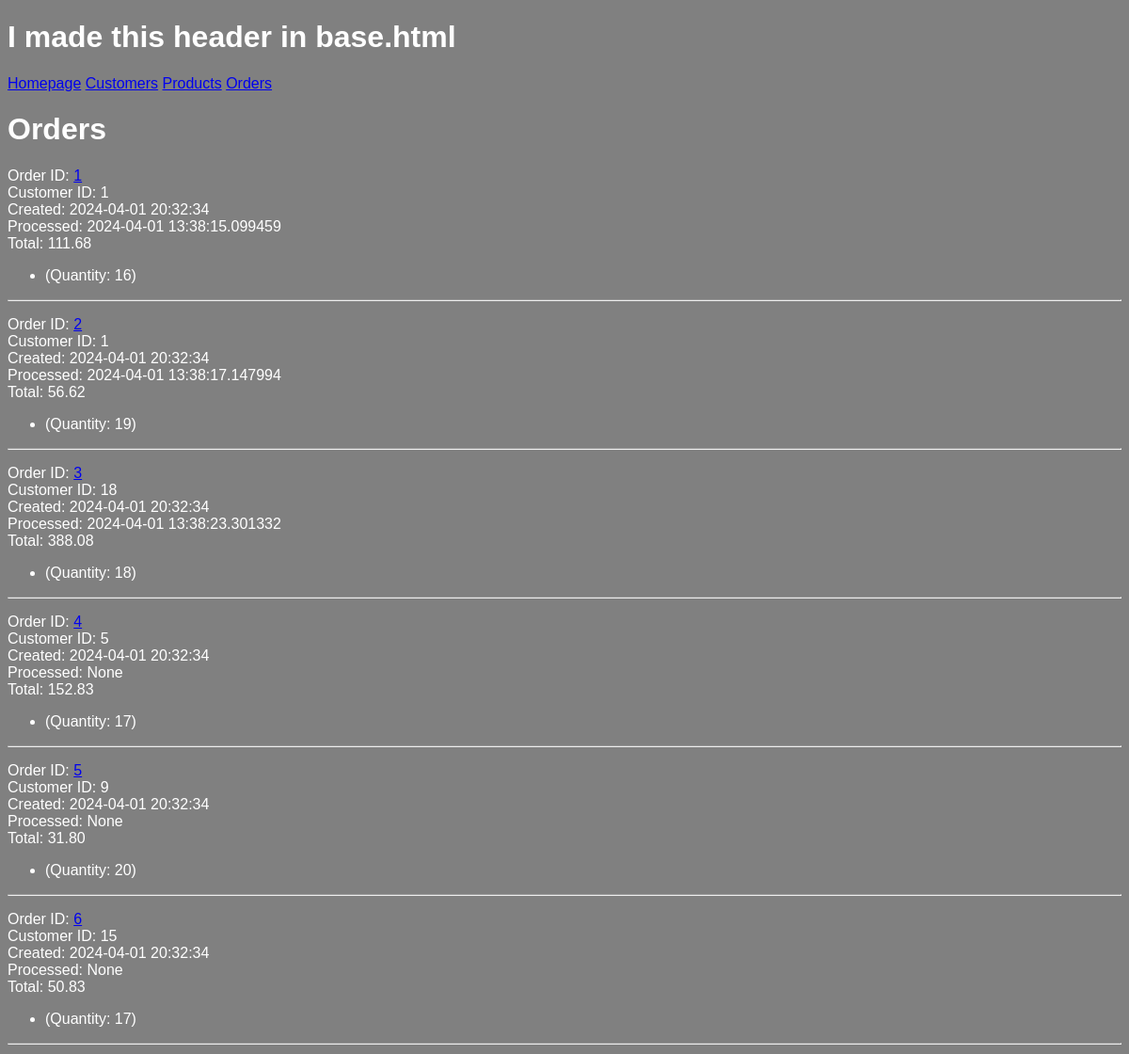
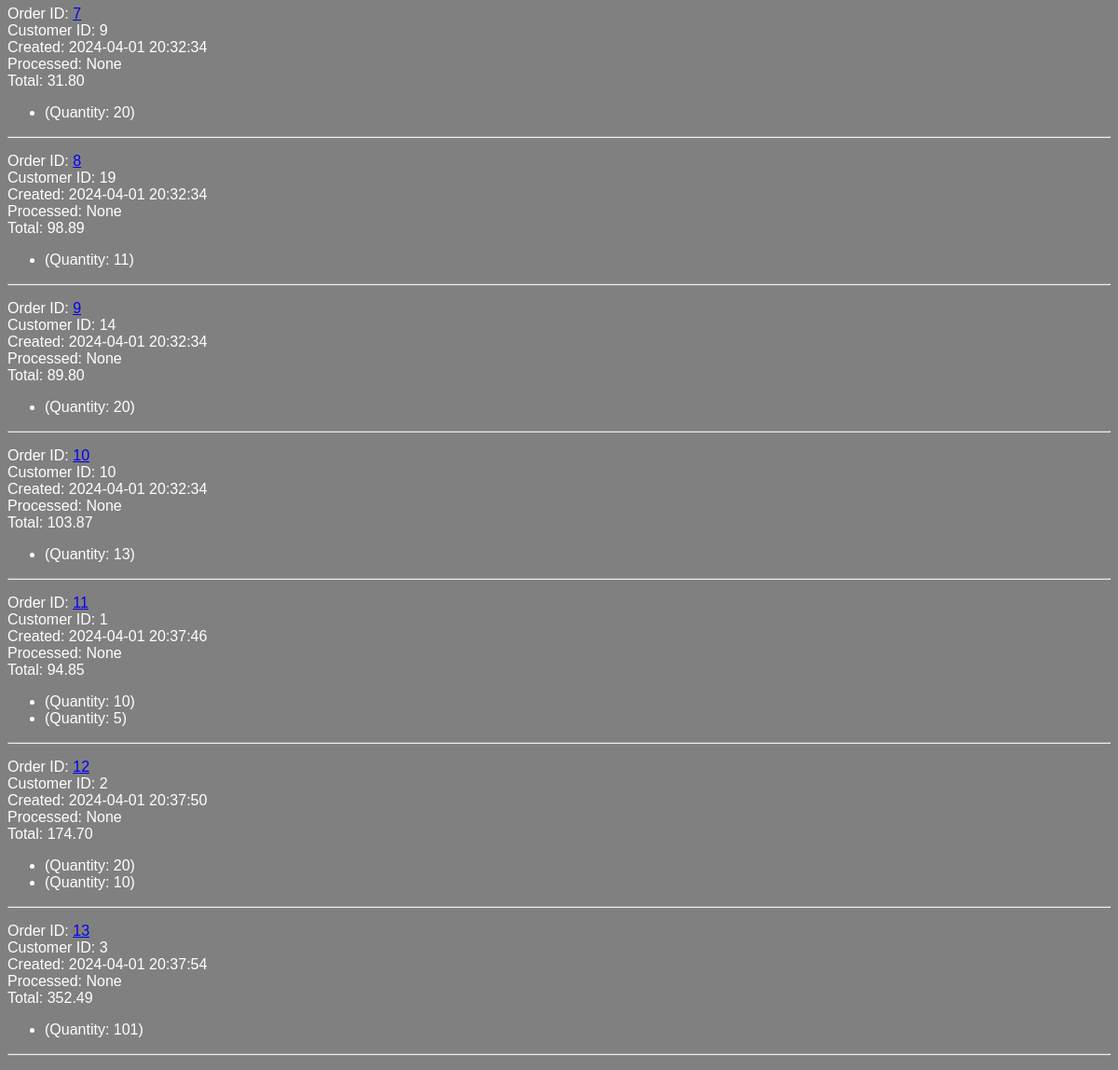
The page /orders on the database as committed earlier (2 pictures, top to bottom).
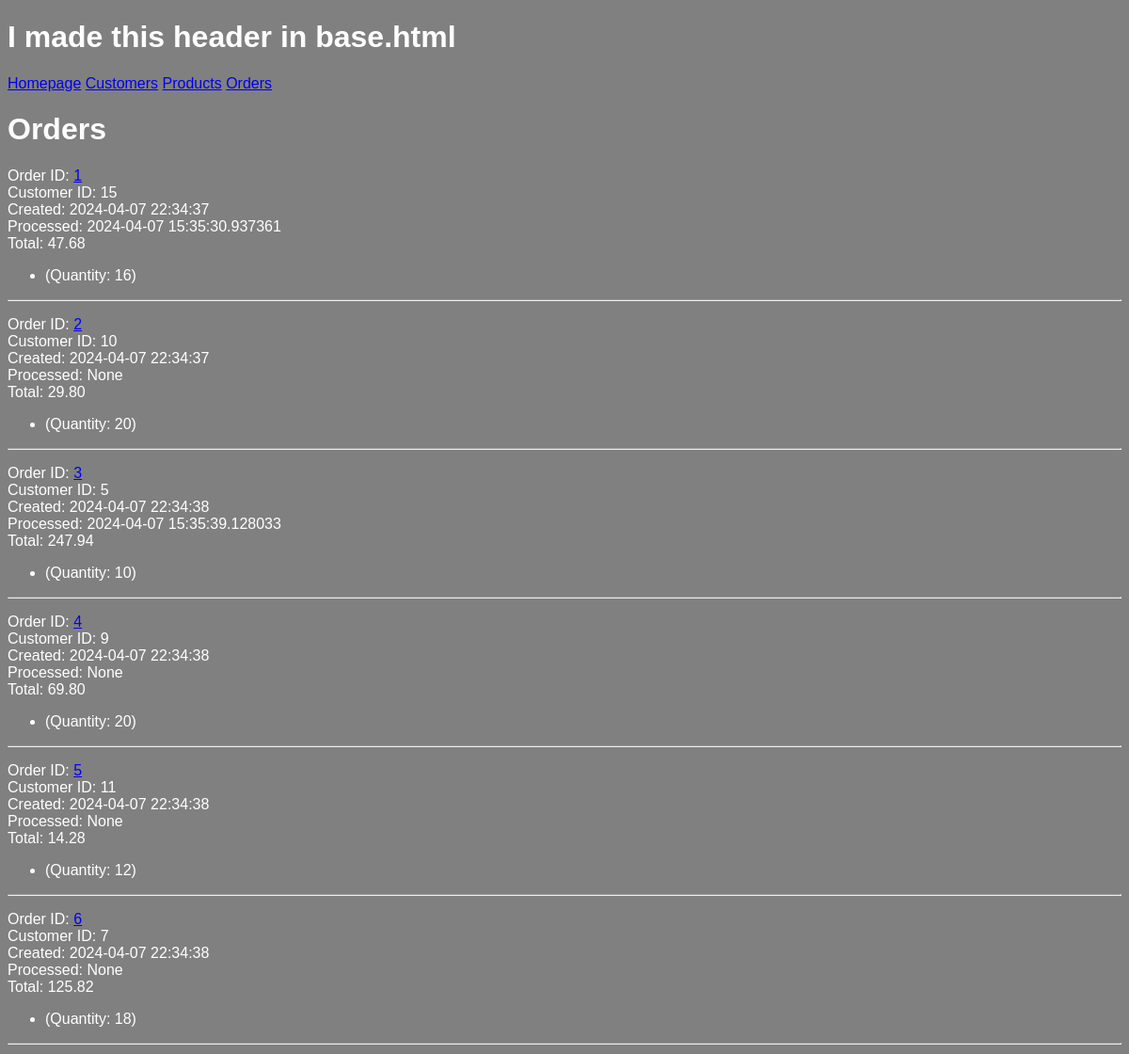
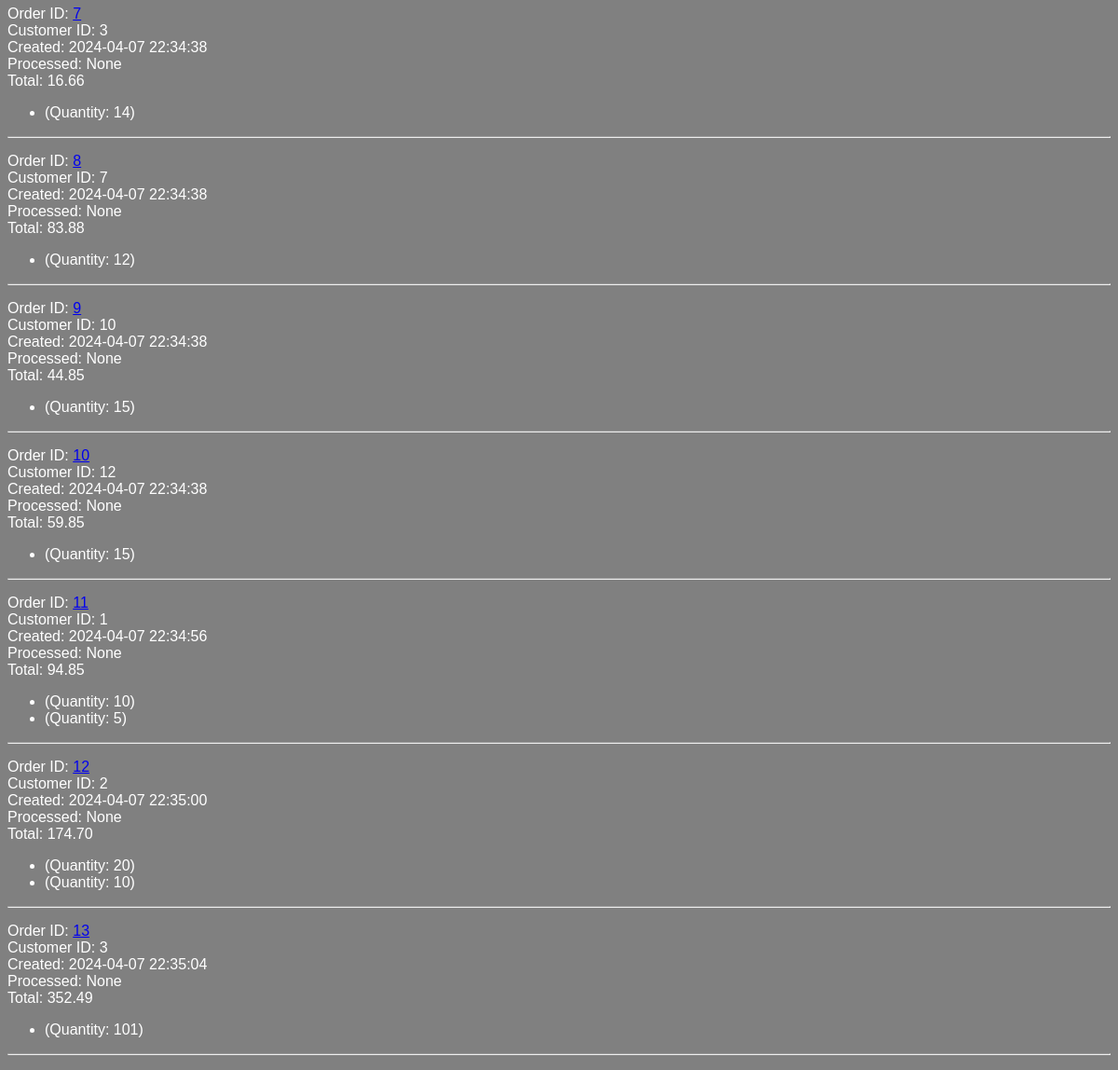
The same page on the database as committed later (2 pictures, top to bottom).
### models.py (models this page shows, shortened)
class Order(db.Model):
	id = mapped_column(Integer, primary_key=True)
	customer_id = mapped_column(Integer, ForeignKey('customer.id'), nullable=False)
	total = mapped_column(DECIMAL(18, 2), nullable=False, default=0)
	created = mapped_column(DateTime, nullable=False, default=func.now())
	processed = mapped_column(DateTime, nullable=True, default=None)
	customer = relationship("Customer", back_populates="orders")
	items = relationship("ProductOrder", cascade="all, delete-orphan")

class ProductOrder(db.Model):
	id = mapped_column(Integer, primary_key=True)
	order_id = mapped_column(Integer, ForeignKey(Order.id), nullable=False)
	product_id = mapped_column(Integer, ForeignKey(Product.id), nullable=False)
	quantity = mapped_column(Integer, nullable=False)
	product = relationship("Product")
	order = relationship("Order", back_populates="items")

### routes/html.py (the view)
@html_bp.route('/orders')
def orders():
	order_list = Order.query.all()
	return render_template('orders.html', orders=order_list)

### templates/orders.html
{% extends "base.html" %}
{% block content %}
<h1>Orders</h1>
{% for order in orders %}
<p>
    <span>Order ID: <a href="{{ url_for('html.order_detail', order_id=order.id) }}">{{ order.id }}</a></span><br>
    <span>Customer ID: {{ order.customer_id }}</span><br>
    <span>Created: {{ order.created }}</span><br>
    <span>Processed: {{ order.processed }}</span><br>
    <span>Total: {{ order.total }}</span><br>
    <ul>
        {% for item in order.items %}
        <li>{{ item.name }} (Quantity: {{ item.quantity }})</li>
        {% endfor %}
    </ul>
    <hr>
</p>
{% endfor %}
{% endblock %}

Rows that differ between the two databases and show on the page:
changed Order id 1: customer_id "1" → "15"; created "2024-04-01 20:32:34" → "2024-04-07 22:34:37"; processed "2024-04-01 13:38:15.099459" → "2024-04-07 15:35:30.937361"; total "111.68" → "47.68"
changed Order id 2: customer_id "1" → "10"; created "2024-04-01 20:32:34" → "2024-04-07 22:34:37"; processed "2024-04-01 13:38:17.147994" → "None"; total "56.62" → "29.80"
changed ProductOrder (number 2 of 15 on the later page): quantity "19" → "20"
changed Order id 3: customer_id "18" → "5"; created "2024-04-01 20:32:34" → "2024-04-07 22:34:38"; processed "2024-04-01 13:38:23.301332" → "2024-04-07 15:35:39.128033"; total "388.08" → "247.94"
changed ProductOrder (number 3 of 15 on the later page): quantity "18" → "10"
changed Order id 4: customer_id "5" → "9"; created "2024-04-01 20:32:34" → "2024-04-07 22:34:38"; total "152.83" → "69.80"
changed ProductOrder (number 4 of 15 on the later page): quantity "17" → "20"
changed Order id 5: customer_id "9" → "11"; created "2024-04-01 20:32:34" → "2024-04-07 22:34:38"; total "31.80" → "14.28"
changed ProductOrder (number 5 of 15 on the later page): quantity "20" → "12"
changed Order id 6: customer_id "15" → "7"; created "2024-04-01 20:32:34" → "2024-04-07 22:34:38"; total "50.83" → "125.82"
changed ProductOrder (number 6 of 15 on the later page): quantity "17" → "18"
changed Order id 7: customer_id "9" → "3"; created "2024-04-01 20:32:34" → "2024-04-07 22:34:38"; total "31.80" → "16.66"
changed ProductOrder (number 7 of 15 on the later page): quantity "20" → "14"
changed Order id 8: customer_id "19" → "7"; created "2024-04-01 20:32:34" → "2024-04-07 22:34:38"; total "98.89" → "83.88"
changed ProductOrder (number 8 of 15 on the later page): quantity "11" → "12"
changed Order id 9: customer_id "14" → "10"; created "2024-04-01 20:32:34" → "2024-04-07 22:34:38"; total "89.80" → "44.85"
changed ProductOrder (number 9 of 15 on the later page): quantity "20" → "15"
changed Order id 10: customer_id "10" → "12"; created "2024-04-01 20:32:34" → "2024-04-07 22:34:38"; total "103.87" → "59.85"
changed ProductOrder (number 10 of 15 on the later page): quantity "13" → "15"
changed Order id 11: created "2024-04-01 20:37:46" → "2024-04-07 22:34:56"
changed Order id 12: created "2024-04-01 20:37:50" → "2024-04-07 22:35:00"
changed Order id 13: created "2024-04-01 20:37:54" → "2024-04-07 22:35:04"
